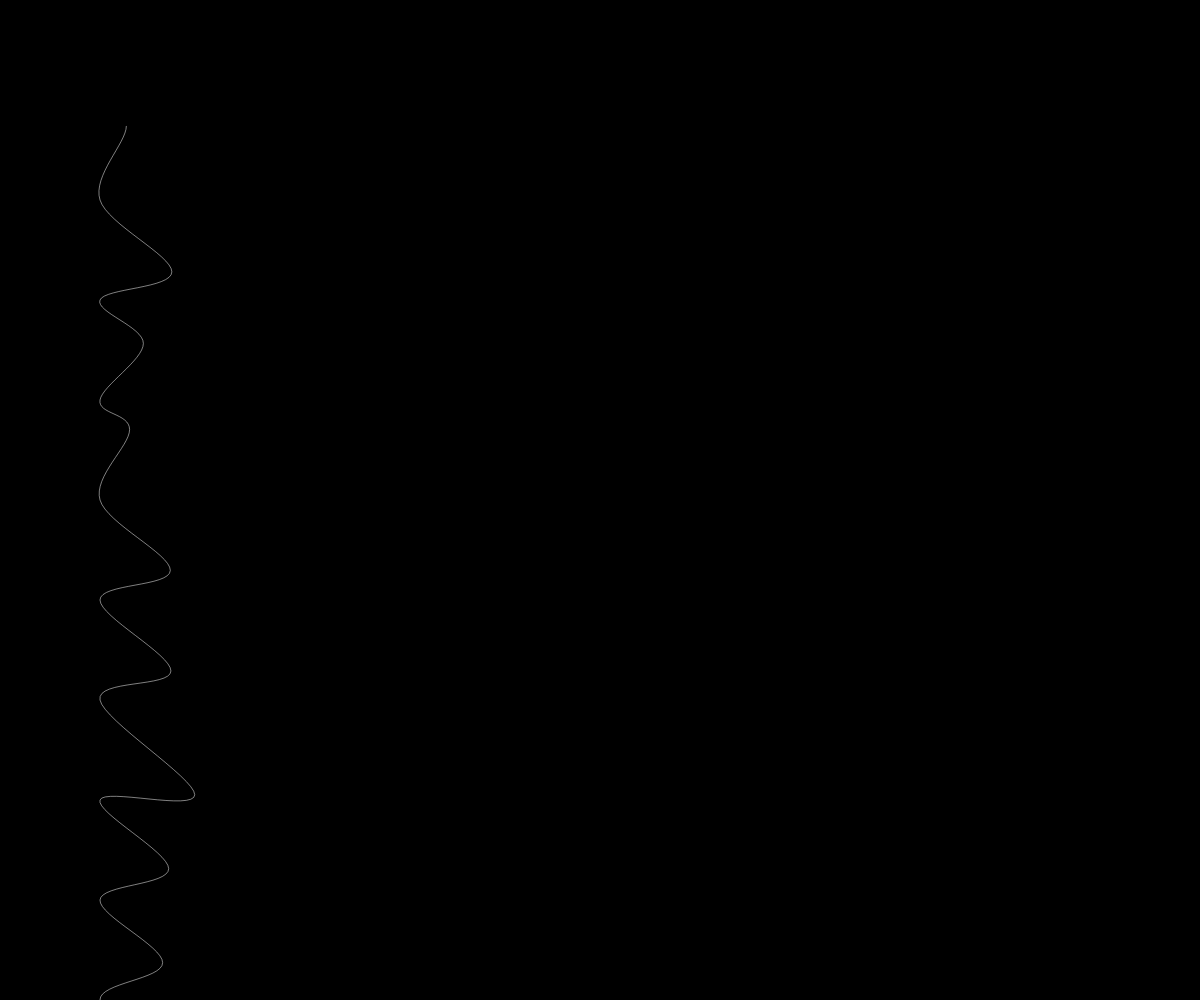
Frame 1 (no input)
Frame 2 (the mouse pressed at the canvas centre, redrawn once): identical to frame 1, image omitted

The p5.js sketch that drew this single still picture (run headless with seeded random() and noise() and a simulated clock; the mouse was pressed at the canvas centre and the sketch redrawn once):

// p5.js sketch
// ── sketch.js


// layout
const winW = 600
const winH = 400
const cellSize = 60
const grid = {
  rows: winH / cellSize,
  cols: winW / cellSize
}

const cell = {
  width: cellSize,
  height: cellSize
}
let seed
function setup() {

  createCanvas(windowWidth, windowHeight)
  noLoop()
  stroke(255);
  strokeWeight(1);
  seed = random(0, 100)
  translate(windowWidth / 2, windowHeight / 2);
}

function draw() {
  background(0, 0, 0)
  randomSeed(seed)

  const STEPS = 100
  let LINES = []


  for (let i = STEPS; i <= windowWidth - STEPS; i += STEPS) {
    let line = []
    for (let j = STEPS; j <= STEPS; j += STEPS) {
      var point = { x: j, y: i }
      line.push(point)
    }
    LINES.push(line)
  }
  strokeWeight(0.5);
  noFill();
  beginShape();
  for (let i = 0; i < LINES.length; i++) {
    vertex(LINES[i][0].x, LINES[i][0].y)
    for (let j = 0; j < LINES[i].length; j++) {
      console.log(LINES[i][j].x);
      console.log(LINES[i][j].y);
      const x = LINES[i][j].x
      const y = LINES[i][j].y
      const thisVertex = pointOnLine(x, y, STEPS);
      curveVertex(thisVertex.x, thisVertex.y);
    }
  }
  endShape()
  // function hexagon(posX, posY, cellSize) {
  //   strokeWeight(0.5);
  //   noFill();
  //   beginShape();
  //   for (let i = 0; i < grid.rows; i++) {
  //     for (let j = 0; j < 1; j++) {
  //       const x = i * cell.width
  //       const y = j * cell.height
  //       const thisVertex = pointOnLine(x, y, cellSize);
  //       vertex(thisVertex.x, thisVertex.y);
  //     }
  //   }
  //   endShape()
  // }
  // //Helper Point on Line
  function pointOnLine(posX, posY, STEPS) {
    let rand = random(1)
    const x = posX + STEPS * rand
    let y = posY + STEPS * rand
    return createVector(x, y)
  }
  // //Usage
  // hexagon(0, 0, cellSize)


}
